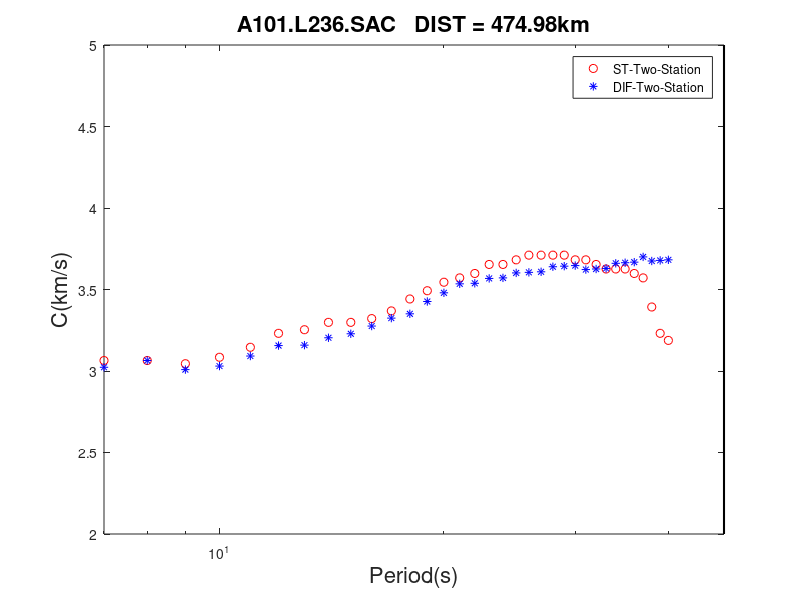

Here is the MATLAB script that generated this plot:
clear
%% 1-2
clear
dist = 238.99;
load A101.A608.-.SAC-C.txt;
load ST.A101.A608.-.SAC-C.txt; 
load DIF.A101.A608.A.SAC-C.txt;
load n3c.txt;
% load ST.A101.A608.3-.SAC-C.txt;
semilogx(A101_A608___SAC_C(1:37,1),A101_A608___SAC_C(1:37,3),'b.',...
         ST_A101_A608___SAC_C(1:37,1),ST_A101_A608___SAC_C(1:37,3),'ro');
hold on;
line([dist/10,dist/10],[2,5],'Color','k','LineWidth',1.5);
legend('Two-Station','ST-Two-Station');
axis([7 dist/10 2 5]);xlabel('Period(s)','fontsize',16);ylabel('C(km/s)','fontsize',16);title(['A101.A608.SAC   DIST = ',num2str(dist),'km'],'fontsize',16)
hold off;
pause
semilogx(ST_A101_A608___SAC_C(1:37,1),ST_A101_A608___SAC_C(1:37,3),'ro',...
         DIF_A101_A608_A_SAC_C(1:37,1),DIF_A101_A608_A_SAC_C(1:37,2),'b*',...
         n3c(1:37,1),n3c(1:37,3),'m^');
hold on;
line([dist/10,dist/10],[2,5],'Color','k','LineWidth',1.5);
legend('ST-Two-Station','DIF-Two-Station','ST-Three-Station');
axis([7 dist/10 2 5]);xlabel('Period(s)','fontsize',16);ylabel('C(km/s)','fontsize',16);title(['A101.A608.SAC   DIST = ',num2str(dist),'km'],'fontsize',16)
hold off;
pause
semilogx(ST_A101_A608___SAC_C(1:37,1),ST_A101_A608___SAC_C(1:37,3),'ro',...
         DIF_A101_A608_A_SAC_C(1:37,1),DIF_A101_A608_A_SAC_C(1:37,2),'b*');
hold on;
line([dist/10,dist/10],[2,5],'Color','k','LineWidth',1.5);
legend('ST-Two-Station','DIF-Two-Station');
axis([7 dist/10 2 5]);xlabel('Period(s)','fontsize',16);ylabel('C(km/s)','fontsize',16);title(['A101.A608.SAC   DIST = ',num2str(dist),'km'],'fontsize',16)
hold off;
STDIF(:,1) = ST_A101_A608___SAC_C(:,1);
STDIF(:,2) = ST_A101_A608___SAC_C(:,3)-DIF_A101_A608_A_SAC_C(:,2);
% ST3 = ST_A101_A608___SAC_C(:,2)-n3c(:,2);
% DIF3 = n3c(:,2)-DIF_A101_A608_A_SAC_C(:,2);
%% 2-3
clear
dist = 236.02;
load A608.L236.+.SAC-C.txt; 
load ST.A608.L236.+.SAC-C.txt; 
load DIF.A608.L236.A.SAC-C.txt;
load n3c.txt;
% load ST.A608.L236.3-.SAC-C.txt;
semilogx(A608_L236___SAC_C(1:37,1),A608_L236___SAC_C(1:37,3),'b.',...
         ST_A608_L236___SAC_C(1:37,1),ST_A608_L236___SAC_C(1:37,3),'ro');
hold on;
line([dist/10,dist/10],[2,5],'Color','k','LineWidth',1.5);
legend('Two-Station','ST-Two-Station');
axis([7 dist/10 2 5]);xlabel('Period(s)','fontsize',16);ylabel('C(km/s)','fontsize',16);title(['A608.L236.SAC   DIST = ',num2str(dist),'km'],'fontsize',16)
hold off;
pause
semilogx(ST_A608_L236___SAC_C(1:37,1),ST_A608_L236___SAC_C(1:37,3),'ro',...
         DIF_A608_L236_A_SAC_C(1:37,1),DIF_A608_L236_A_SAC_C(1:37,2),'b*',...
         n3c(1:37,1),n3c(1:37,6),'m^');
hold on;
line([dist/10,dist/10],[2,5],'Color','k','LineWidth',1.5);
legend('ST-Two-Station','DIF-Two-Station','ST-Three-Station');
axis([7 dist/10 2 5]);xlabel('Period(s)','fontsize',16);ylabel('C(km/s)','fontsize',16);title(['A608.L236.SAC   DIST = ',num2str(dist),'km'],'fontsize',16)
hold off;
pause
semilogx(ST_A608_L236___SAC_C(1:37,1),ST_A608_L236___SAC_C(1:37,3),'ro',...
         DIF_A608_L236_A_SAC_C(1:37,1),DIF_A608_L236_A_SAC_C(1:37,2),'b*');
hold on;
line([dist/10,dist/10],[2,5],'Color','k','LineWidth',1.5);
legend('ST-Two-Station','DIF-Two-Station');
axis([7 dist/10 2 5]);xlabel('Period(s)','fontsize',16);ylabel('C(km/s)','fontsize',16);title(['A608.L236.SAC   DIST = ',num2str(dist),'km'],'fontsize',16)
hold off;
STDIF(:,1) = ST_A608_L236___SAC_C(:,1);
STDIF(:,2) = ST_A608_L236___SAC_C(:,3)-DIF_A608_L236_A_SAC_C(:,2);
%% 1-3
clear
dist = 474.98;
load A101.L236.+.SAC-C.txt; 
load ST.A101.L236.+.SAC-C.txt; 
load DIF.A101.L236.A.SAC-C.txt; 
%load ST.K030.K051.3-.SAC-C.txt;
semilogx(A101_L236___SAC_C(1:37,1),A101_L236___SAC_C(1:37,3),'b.',...
         ST_A101_L236___SAC_C(1:37,1),ST_A101_L236___SAC_C(1:37,3),'ro');
hold on;
line([dist/10,dist/10],[2,5],'Color','k','LineWidth',1.5);
legend('Two-Station','ST-Two-Station');
axis([7 dist/10 2 5]);xlabel('Period(s)','fontsize',16);ylabel('C(km/s)','fontsize',16);title(['A101.L236.SAC   DIST = ',num2str(dist),'km'],'fontsize',16)
hold off;
pause
semilogx(ST_A101_L236___SAC_C(1:37,1),ST_A101_L236___SAC_C(1:37,3),'ro',...
         DIF_A101_L236_A_SAC_C(1:37,1),DIF_A101_L236_A_SAC_C(1:37,2),'b*');
hold on;
line([dist/10,dist/10],[2,5],'Color','k','LineWidth',1.5);
legend('ST-Two-Station','DIF-Two-Station');
axis([7 dist/10 2 5]);xlabel('Period(s)','fontsize',16);ylabel('C(km/s)','fontsize',16);title(['A101.L236.SAC   DIST = ',num2str(dist),'km'],'fontsize',16)
hold off;
STDIF(:,1) = ST_A101_L236___SAC_C(:,1);
STDIF(:,2) = ST_A101_L236___SAC_C(:,3)-DIF_A101_L236_A_SAC_C(:,2);



